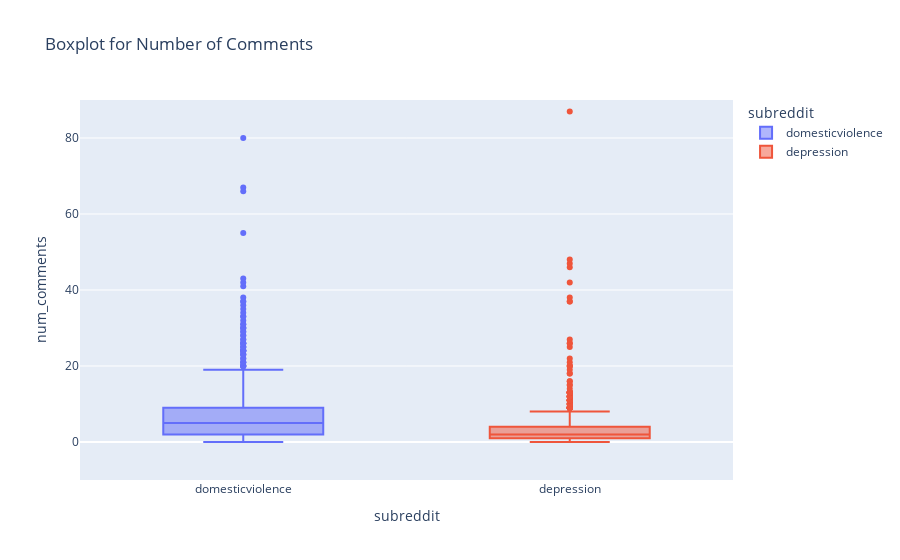

Notebook code cell kept with this figure:
### Markdown cell above
### Number of Comments

### Code cell
# Plot boxplots for num_comments 
# Limiting y to 90 to have a better look at the distribution)

fig = px.box(combined_data,
             x = 'subreddit',
             y = 'num_comments',
             color = 'subreddit',
             range_y = [-10, 90],
             title = 'Boxplot for Number of Comments')
fig.show()

### Figure 1 — Plotly figure (JSON) as saved in the notebook; plotly's stock layout.template omitted (floating-point values rounded to 4 significant figures; data arrays with more than 128 entries replaced by an {"elided": "..."} marker saying what was removed)
{"data": [{"alignmentgroup": "True", "hovertemplate": "subreddit=%{x}<br>num_comments=%{y}<extra></extra>", "legendgroup": "domesticviolence", "marker": {"color": "#636efa"}, "name": "domesticviolence", "notched": false, "offsetgroup": "domesticviolence", "orientation": "v", "showlegend": true, "type": "box", "x": {"elided": "997 str values"}, "x0": " ", "xaxis": "x", "y": {"elided": "997 int values"}, "y0": " ", "yaxis": "y"}, {"alignmentgroup": "True", "hovertemplate": "subreddit=%{x}<br>num_comments=%{y}<extra></extra>", "legendgroup": "depression", "marker": {"color": "#EF553B"}, "name": "depression", "notched": false, "offsetgroup": "depression", "orientation": "v", "showlegend": true, "type": "box", "x": {"elided": "953 str values"}, "x0": " ", "xaxis": "x", "y": {"elided": "953 int values"}, "y0": " ", "yaxis": "y"}], "layout": {"boxmode": "overlay", "legend": {"title": {"text": "subreddit"}, "tracegroupgap": 0}, "title": {"text": "Boxplot for Number of Comments"}, "xaxis": {"anchor": "y", "categoryarray": ["domesticviolence", "depression"], "categoryorder": "array", "domain": [0, 1], "title": {"text": "subreddit"}}, "yaxis": {"anchor": "x", "domain": [0, 1], "range": [-10, 90], "title": {"text": "num_comments"}}}}
